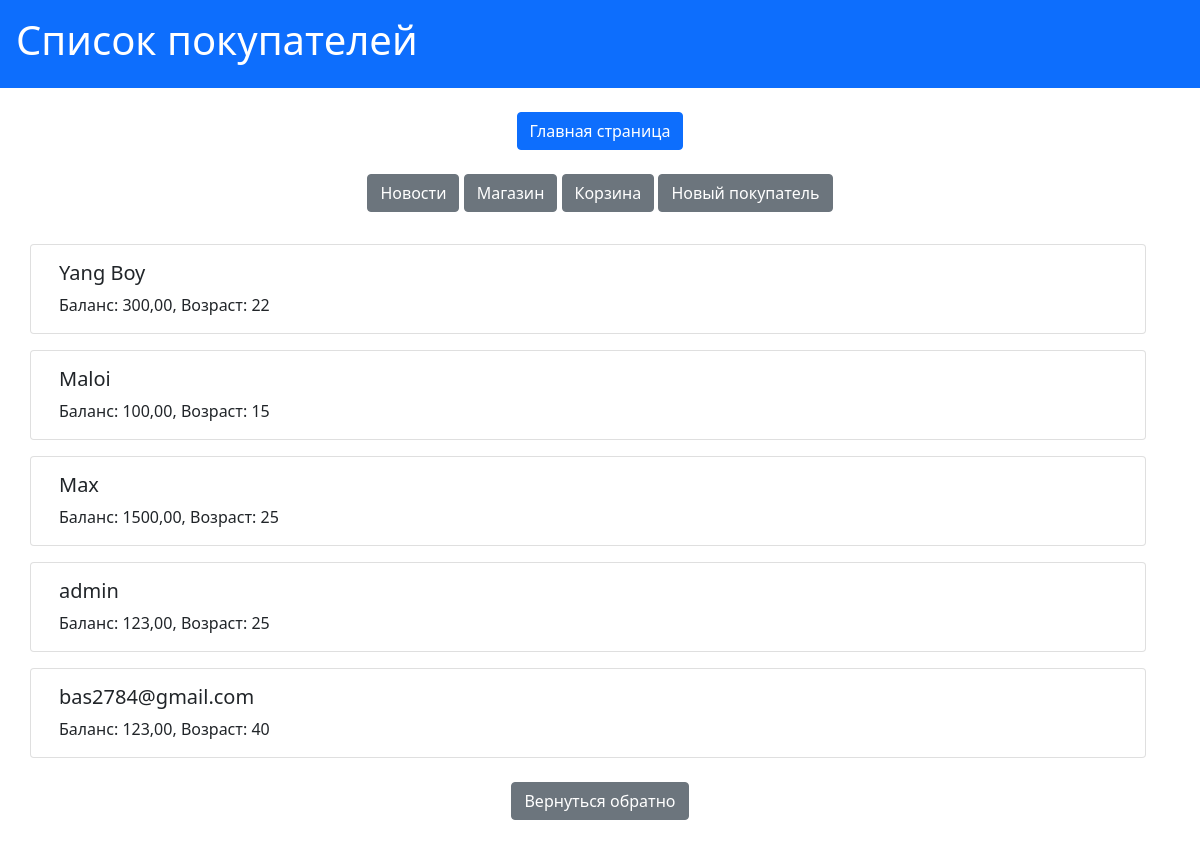
Page /task1/buyers/ on the earlier database version.
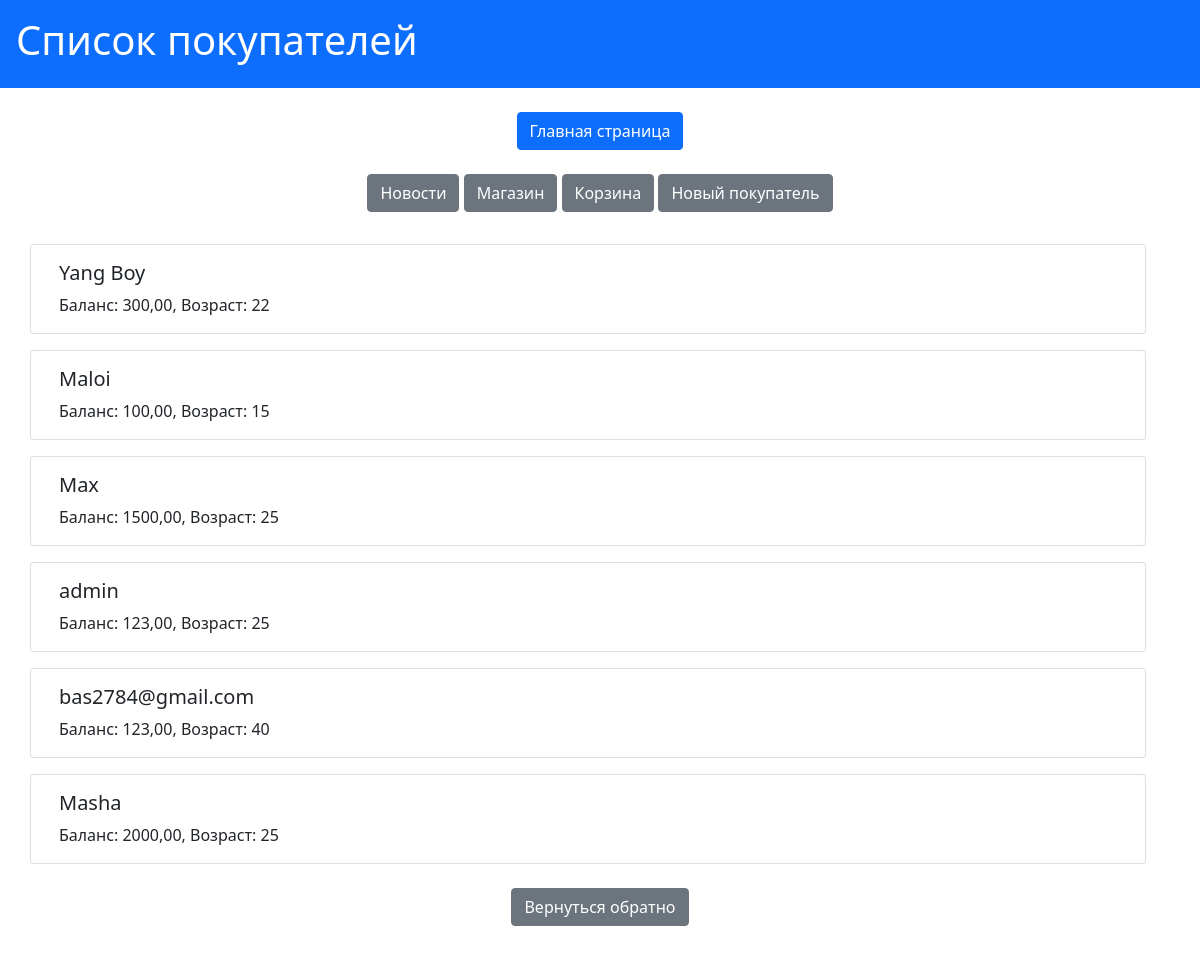
Same page on the later database version.
### task1/models.py (models this page shows, shortened)
class Buyer(models.Model):
    name = models.CharField(max_length=100, verbose_name="Логин")
    balance = models.DecimalField(max_digits=10, decimal_places=2, verbose_name="Баланс")
    age = models.IntegerField(verbose_name="Возраст")
    class Meta:
        verbose_name = "Покупатель"
        verbose_name_plural = "Покупатели"

### task1/views.py (the view)
# urls.py: path('buyers/', get_buyers, name='get_buyers'),
def get_buyers(request):
    buyers = Buyer.objects.all()
    return render(request, 'first_task/buyers.html', {'buyers': buyers})

### templates/first_task/buyers.html (shortened to what this page needs)
{% extends "first_task/menu.html" %}
{% block pagename %}Список покупателей{% endblock pagename %}
{% block content %}
{% for buyer in buyers %}
<div class="container mt-3">
  <div class="row">
    <div class="row">
      <div class="card">
        <div class="card-body">
          <h5 class="card-title">{{ buyer.name }}</h5>
          <p class="card-text">Баланс: {{ buyer.balance }}, Возраст: {{ buyer.age }}</p>
        </div>
      </div>
    </div>
  </div>
</div>
{% endfor %}
{% endblock content %}
{% block back %}
<div class="text-center mt-4">
  <button class="btn btn-secondary" onclick="window.history.back()">Вернуться обратно</button>
</div>
{% endblock back %}

Differences in the rows shown:
added Buyer: name "Masha", balance "2000,00", age "25"
